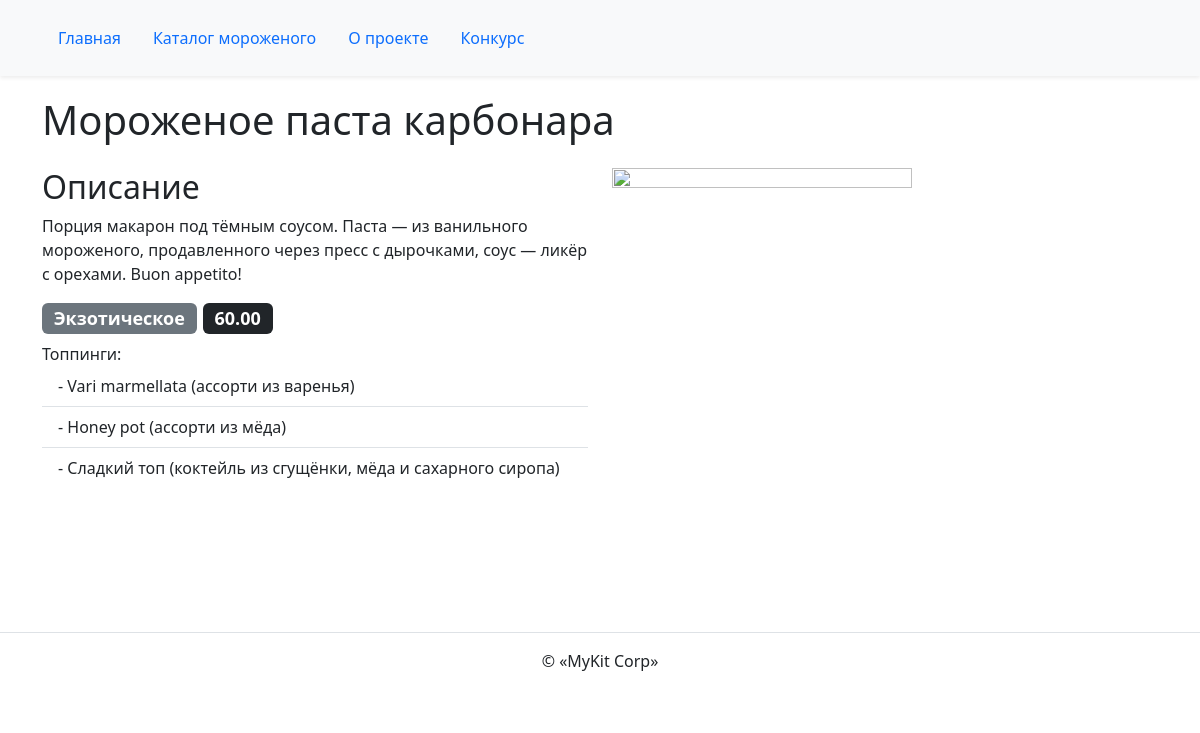
/ice_cream/3/, run on the app's committed database.
### ice_cream/models.py (models this page shows, shortened)
class IceCream(PublishedModel):
    title = models.CharField(max_length=256, verbose_name='Название')
    description = models.TextField(verbose_name='Описание')
    wrapper = models.OneToOneField(
        Wrapper,
        on_delete=models.SET_NULL,
        related_name='ice_cream',
        null=True,
        blank=True,
        verbose_name='Обёртка'
    )
    category = models.ForeignKey(
        Category,
        on_delete=models.CASCADE,
        related_name='ice_creams',
        verbose_name='Категория'
    )
    output_order = models.PositiveSmallIntegerField(
        default=100,
        verbose_name='Порядок отображения'
    )
    toppings = models.ManyToManyField(Topping, verbose_name='Топпинги')
    is_on_main = models.BooleanField(default=False, verbose_name='На главную')
    price = models.DecimalField(max_digits=5, decimal_places=2)
    class Meta:
        verbose_name = 'мороженое'
        verbose_name_plural = 'Мороженое'

class Category(PublishedModel):
    title = models.CharField(max_length=256, verbose_name='Название')
    slug = models.SlugField(max_length=64, unique=True, verbose_name='Слаг')
    output_order = models.PositiveSmallIntegerField(
        default=100,
        verbose_name='Порядок отображения'
    )
    class Meta:
        verbose_name = 'категория'
        verbose_name_plural = 'Категории'
        ordering = ('output_order', )

class Topping(PublishedModel):
    title = models.CharField(max_length=256, verbose_name='Название')
    slug = models.SlugField(max_length=64, unique=True, verbose_name='Слаг')
    class Meta:
        verbose_name = 'топпинг'
        verbose_name_plural = 'Топпинги'

### ice_cream/views.py (the view)
# urls.py: path('<int:pk>/', views.ice_cream_detail, name='ice_cream_detail'),
def ice_cream_detail(request, pk):
    template_name = 'ice_cream/detail.html'
    ice_cream = get_object_or_404(
        IceCream.objects.filter(
            is_published=True,
            category__is_published=True
        ),
        pk=pk
    )
    context = {'ice_cream': ice_cream}
    return render(request, template_name, context)

### templates/ice_cream/detail.html (shortened to what this page needs)
{% extends "base.html" %}
{% load static %}
{% block content %}
  <h1 class="pb-2 mb-0">{{ ice_cream.title }}</h1>
  <div class="row mt-3">
    <div class="col-12 col-md-6">
      <h2>Описание</h2>
      <p>{{ ice_cream.description }}</p>
      <h4>
        <span class="badge bg-secondary">{{ ice_cream.category.title }}</span>
        <span class="badge bg-dark">{{ ice_cream.price }}</span>
      </h4>
      Топпинги:
      <ul class="list-group list-group-flush">
        {% for topping in ice_cream.toppings.all %}
          <li class="list-group-item">- {{ topping.title }}</li>
        {% endfor %}
      </ul>
    </div>
    <div class="col-12 col-md-6 mb-3">
      <img
        class="img-fluid"
        height="400" width="300"
        src="{% static 'img/image-holder.png' %}"
        >
    </div>
  </div>
{% endblock %}

### data on the page
IceCream: title "Мороженое паста карбонара", description "Порция макарон под тёмным соусом. Паста — из ванильного мороженого, продавленного через пресс с дырочками, соус — ликёр с орехами. Buon appetito!", category "Экзотическое", price "60.00"
Topping: title "Vari marmellata (ассорти из варенья)"
Topping: title "Honey pot (ассорти из мёда)"
Topping: title "Сладкий топ (коктейль из сгущёнки, мёда и сахарного сиропа)"
